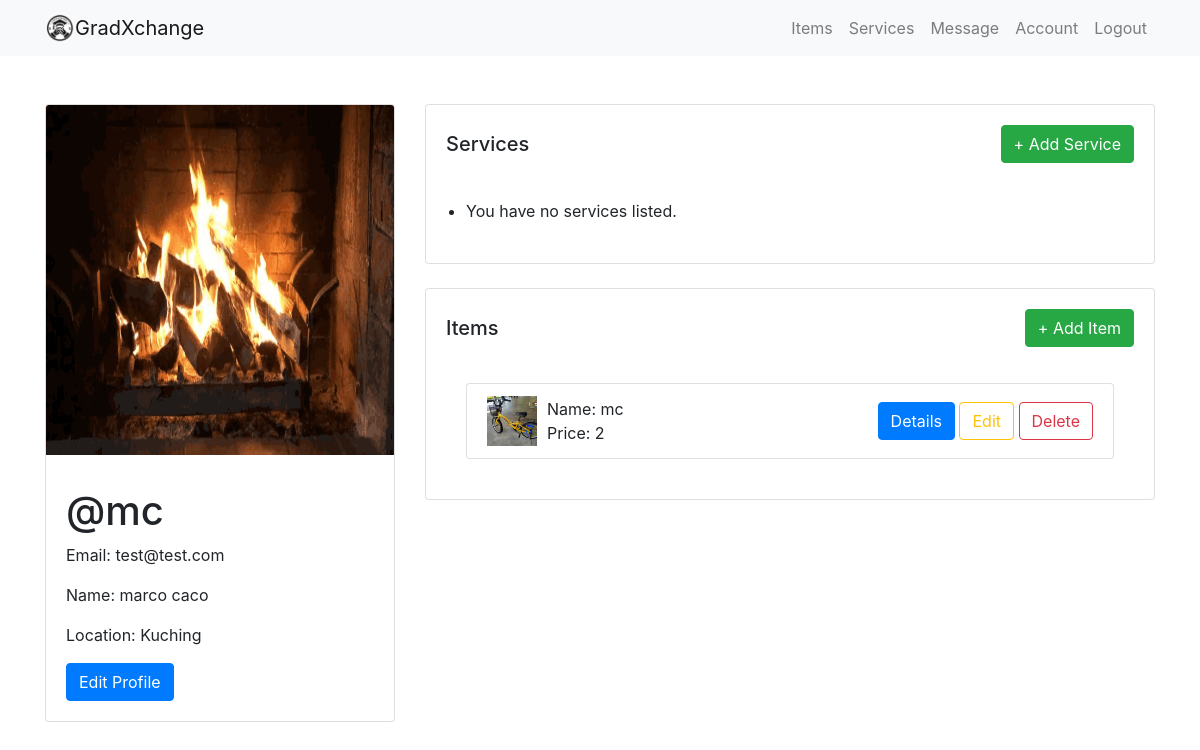
The page /account/ (signed in) on the database as committed earlier.
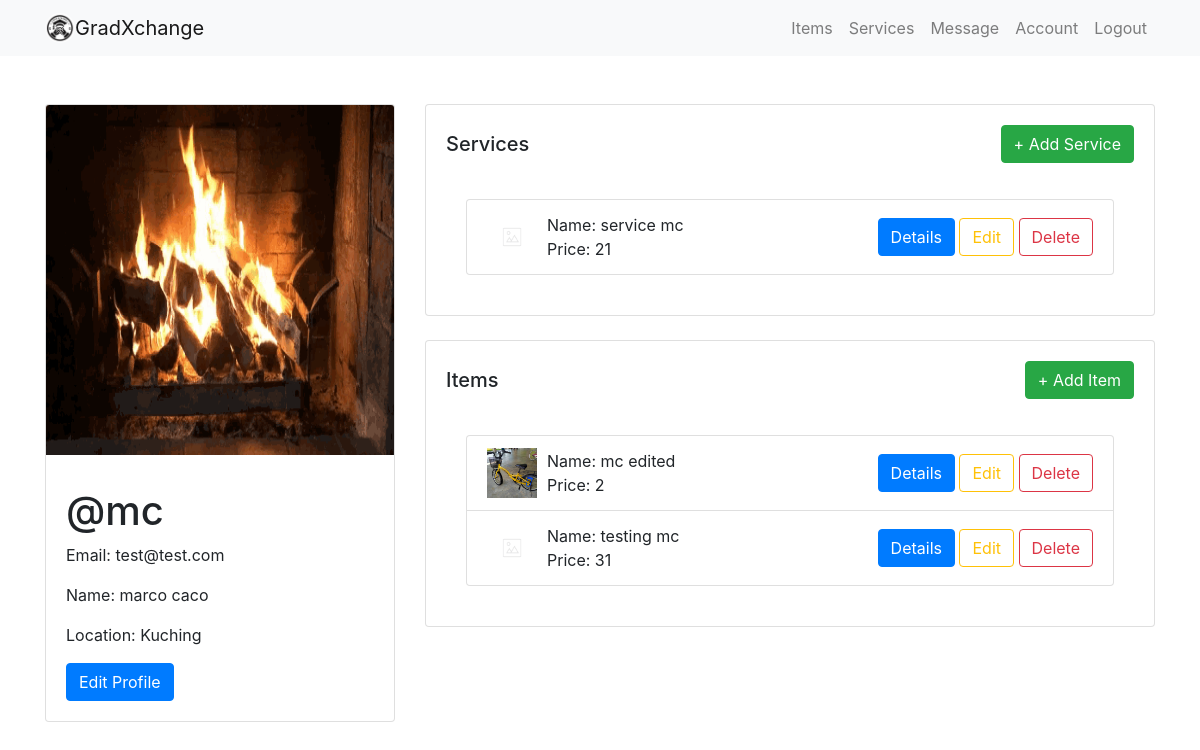
The same page on the database as committed later.
### item/models.py (models this page shows, shortened)
class Item(models.Model):
    item_name = models.CharField(max_length=200)
    item_desc = models.CharField(max_length=200)
    item_price = models.IntegerField()
    item_image = models.ImageField(upload_to='images_item', default="notfound.png")
    user_name = models.ForeignKey(User, on_delete=models.CASCADE,default=1)

### service/models.py (models this page shows, shortened)
class Service(models.Model):
    service_name = models.CharField(max_length=200)
    service_desc = models.CharField(max_length=200)
    service_price = models.IntegerField()
    service_image = models.ImageField(upload_to='images_service', default="notfound.png")
    user_name = models.ForeignKey(User, on_delete=models.CASCADE,default=1)

### users/views.py (the view)
# urls.py: path('account/',user_views.accountPage, name='account'),
@login_required
def accountPage(request):
    user_items = Item.objects.filter(user_name=request.user)  # Query items belonging to the logged-in user
    user_services = Service.objects.filter(user_name=request.user)
    context = {
        'user_items':user_items,
        'user_services':user_services
    }
    return render(request,'users/account.html', context)

### users/templates/users/account.html (shortened to what the changed rows need)
{% extends 'item/base.html' %}
{% block body %}
<div class="container mt-5">
    <div class="row">
        <div class="col-md-4">
            <div class="card">
                <div class="card-body">
                    <h5 class="card-title">
                        <h1>@{{ user.username }}</h1>
                    </h5>
                </div>
            </div>
        </div>
        <div class="col-md-8">
            <div class="card mb-4">
                <div class="card-body">
                    <div class="card-body">
                        <ul class="list-group">
                            {% for service in user_services %}
                            <li class="list-group-item d-flex align-items-center justify-content-between">
                                <div class="d-flex align-items-center">
                                    <img style="width: 50px; height: 50px; object-fit: cover; margin-right: 10px;"
                                        src="{{ service.service_image.url }}">
                                    <div>
                                        <p class="mb-0">Name: {{ service.service_name }}</p>
                                        <p class="mb-0">Price: {{ service.service_price }}</p>
                                    </div>
                                </div>
                                <div>
                                    <a href="{% url 'service:detail' service.id %}" class="btn btn-primary">Details</a>
                                    <a href="{% url 'service:update_service' service.id %}"
                                        class="btn btn-outline-warning">Edit</a>
                                    <a href="{% url 'service:delete_service' service.id %}"
                                        class="btn btn-outline-danger">Delete</a>
                                </div>
                            </li>
                            {% empty %}
                            <li>You have no services listed.</li>
                            {% endfor %}
                        </ul>
                    </div>
                </div>
            </div>
            <div class="card">
                <div class="card-body">
                    <div class="card-body">
                        <ul class="list-group">
                            {% for item in user_items %}
                            <li class="list-group-item d-flex align-items-center justify-content-between">
                                <div class="d-flex align-items-center">
                                    <img style="width: 50px; height: 50px; object-fit: cover; margin-right: 10px;"
                                        src="{{ item.item_image.url }}">
                                    <div>
                                        <p class="mb-0">Name: {{ item.item_name }}</p>
                                        <p class="mb-0">Price: {{ item.item_price }}</p>
                                    </div>
                                </div>
                                <div>
                                    <a href="{% url 'item:detail' item.id %}" class="btn btn-primary">Details</a>
                                    <a href="{% url 'item:update_item' item.id %}"
                                        class="btn btn-outline-warning">Edit</a>
                                    <a href="{% url 'item:delete_item' item.id %}"
                                        class="btn btn-outline-danger">Delete</a>
                                </div>
                            </li>
                            {% empty %}
                            <li>You have no items listed.</li>
                            {% endfor %}
                        </ul>
                    </div>
                </div>
            </div>
        </div>
    </div>
</div>
</body>
{% endblock %}

Rows that differ between the two databases and show on the page:
added Service: service_image (picture), service_name "service mc", service_price "21"
changed Item: item_name "mc" → "mc edited"
added Item: item_image (picture), item_name "testing mc", item_price "31"
Other text that changed with them:
text no longer shown: "You have no services listed."
